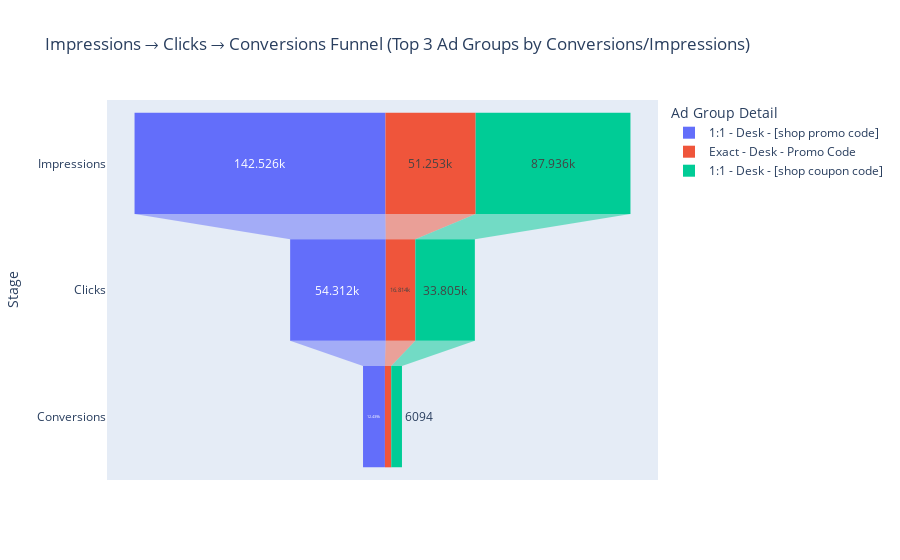

The code cell stored with this chart in its notebook:
### Code cell
funnel_df = top3_conv_rate.melt(
    id_vars="Ad Group Detail",
    value_vars=["Impressions", "Clicks", "Conversions"],
    var_name="Stage",
    value_name="Count"
)

fig = px.funnel(
    funnel_df,
    x="Count",
    y="Stage",
    color="Ad Group Detail",
    title="Impressions → Clicks → Conversions Funnel (Top 3 Ad Groups by Conversions/Impressions)",
)

fig.show()

### Figure 1 — Plotly figure (JSON) as saved in the notebook; plotly's stock layout.template omitted (floating-point values rounded to 4 significant figures)
{"data": [{"hovertemplate": "Ad Group Detail=1:1 - Desk - [shop promo code]<br>Count=%{x}<br>Stage=%{y}<extra></extra>", "legendgroup": "1:1 - Desk - [shop promo code]", "marker": {"color": "#636efa"}, "name": "1:1 - Desk - [shop promo code]", "orientation": "h", "showlegend": true, "type": "funnel", "x": [142526, 54312, 12439], "xaxis": "x", "y": ["Impressions", "Clicks", "Conversions"], "yaxis": "y"}, {"hovertemplate": "Ad Group Detail=Exact - Desk - Promo Code<br>Count=%{x}<br>Stage=%{y}<extra></extra>", "legendgroup": "Exact - Desk - Promo Code", "marker": {"color": "#EF553B"}, "name": "Exact - Desk - Promo Code", "orientation": "h", "showlegend": true, "type": "funnel", "x": [51253, 16814, 3592], "xaxis": "x", "y": ["Impressions", "Clicks", "Conversions"], "yaxis": "y"}, {"hovertemplate": "Ad Group Detail=1:1 - Desk - [shop coupon code]<br>Count=%{x}<br>Stage=%{y}<extra></extra>", "legendgroup": "1:1 - Desk - [shop coupon code]", "marker": {"color": "#00cc96"}, "name": "1:1 - Desk - [shop coupon code]", "orientation": "h", "showlegend": true, "type": "funnel", "x": [87936, 33805, 6094], "xaxis": "x", "y": ["Impressions", "Clicks", "Conversions"], "yaxis": "y"}], "layout": {"legend": {"title": {"text": "Ad Group Detail"}, "tracegroupgap": 0}, "title": {"text": "Impressions → Clicks → Conversions Funnel (Top 3 Ad Groups by Conversions/Impressions)"}, "xaxis": {"anchor": "y", "domain": [0, 1], "title": {"text": "Count"}}, "yaxis": {"anchor": "x", "domain": [0, 1], "title": {"text": "Stage"}}}}
